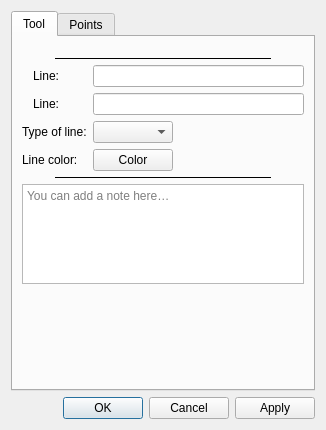
<?xml version="1.0" encoding="UTF-8"?>
<ui version="4.0">
 <class>ODialogRectangle</class>
 <widget class="QDialog" name="ODialogRectangle">
  <property name="geometry">
   <rect>
    <x>0</x>
    <y>0</y>
    <width>326</width>
    <height>430</height>
   </rect>
  </property>
  <property name="sizePolicy">
   <sizepolicy hsizetype="Preferred" vsizetype="Preferred">
    <horstretch>0</horstretch>
    <verstretch>0</verstretch>
   </sizepolicy>
  </property>
  <property name="windowTitle">
   <string>Rectangle</string>
  </property>
  <property name="windowIcon">
   <iconset resource="../../../vmisc/share/resources/icon.qrc">
    <normaloff>:/icon/64x64/icon64x64.png</normaloff>:/icon/64x64/icon64x64.png</iconset>
  </property>
  <property name="locale">
   <locale language="English" country="UnitedStates"/>
  </property>
  <layout class="QVBoxLayout" name="verticalLayoutMain">
   <item>
    <widget class="QTabWidget" name="tabWidget">
     <property name="currentIndex">
      <number>0</number>
     </property>
     <widget class="QWidget" name="tabTool">
      <attribute name="title">
       <string>Tool</string>
      </attribute>
      <layout class="QVBoxLayout" name="verticalLayoutTool">
       <item>
        <widget class="QWidget" name="formulaWidthPlaceholder" native="true"/>
       </item>
       <item>
        <widget class="QWidget" name="formulaHeightPlaceholder" native="true"/>
       </item>
       <item>
        <layout class="QHBoxLayout" name="formulaSeparatorLayout">
         <property name="leftMargin">
          <number>33</number>
         </property>
         <property name="rightMargin">
          <number>33</number>
         </property>
         <item>
          <widget class="QFrame" name="formulaSeparator">
           <property name="minimumSize">
            <size>
             <width>0</width>
             <height>1</height>
            </size>
           </property>
           <property name="maximumSize">
            <size>
             <width>16777215</width>
             <height>1</height>
            </size>
           </property>
           <property name="frameShape">
            <enum>QFrame::Shape::HLine</enum>
           </property>
           <property name="frameShadow">
            <enum>QFrame::Shadow::Plain</enum>
           </property>
          </widget>
         </item>
        </layout>
       </item>
       <item>
        <layout class="QFormLayout" name="formLayoutLines">
         <property name="fieldGrowthPolicy">
          <enum>QFormLayout::FieldGrowthPolicy::ExpandingFieldsGrow</enum>
         </property>
         <item row="0" column="0">
          <widget class="QWidget" name="widgetWidthLineLabel" native="true">
           <layout class="QHBoxLayout" name="horizontalLayoutWidthLine">
            <property name="spacing">
             <number>4</number>
            </property>
            <property name="leftMargin">
             <number>0</number>
            </property>
            <property name="topMargin">
             <number>0</number>
            </property>
            <property name="rightMargin">
             <number>0</number>
            </property>
            <property name="bottomMargin">
             <number>0</number>
            </property>
            <item>
             <widget class="QLabel" name="labelWidthDot">
              <property name="text">
               <string notr="true"/>
              </property>
             </widget>
            </item>
            <item>
             <widget class="QLabel" name="labelWidthLine">
              <property name="text">
               <string>Line:</string>
              </property>
             </widget>
            </item>
           </layout>
          </widget>
         </item>
         <item row="0" column="1">
          <widget class="QLineEdit" name="lineEditWidthName"/>
         </item>
         <item row="1" column="0">
          <widget class="QWidget" name="widgetHeightLineLabel" native="true">
           <layout class="QHBoxLayout" name="horizontalLayoutHeightLine">
            <property name="spacing">
             <number>4</number>
            </property>
            <property name="leftMargin">
             <number>0</number>
            </property>
            <property name="topMargin">
             <number>0</number>
            </property>
            <property name="rightMargin">
             <number>0</number>
            </property>
            <property name="bottomMargin">
             <number>0</number>
            </property>
            <item>
             <widget class="QLabel" name="labelHeightDot">
              <property name="text">
               <string notr="true"/>
              </property>
             </widget>
            </item>
            <item>
             <widget class="QLabel" name="labelHeightLine">
              <property name="text">
               <string>Line:</string>
              </property>
             </widget>
            </item>
           </layout>
          </widget>
         </item>
         <item row="1" column="1">
          <widget class="QLineEdit" name="lineEditHeightName"/>
         </item>
         <item row="2" column="0">
          <widget class="QLabel" name="labelLineType">
           <property name="text">
            <string>Type of line:</string>
           </property>
          </widget>
         </item>
         <item row="2" column="1">
          <widget class="QComboBox" name="comboBoxLineType">
           <property name="minimumSize">
            <size>
             <width>80</width>
             <height>0</height>
            </size>
           </property>
           <property name="maximumSize">
            <size>
             <width>110</width>
             <height>16777215</height>
            </size>
           </property>
           <property name="iconSize">
            <size>
             <width>80</width>
             <height>14</height>
            </size>
           </property>
          </widget>
         </item>
         <item row="3" column="0">
          <widget class="QLabel" name="labelLineColor">
           <property name="text">
            <string>Line color:</string>
           </property>
          </widget>
         </item>
         <item row="3" column="1">
          <widget class="VPE::QtColorPicker" name="pushButtonLineColor">
           <property name="text">
            <string notr="true">Color</string>
           </property>
          </widget>
         </item>
        </layout>
       </item>
       <item>
        <layout class="QHBoxLayout" name="notesSeparatorLayout">
         <property name="leftMargin">
          <number>33</number>
         </property>
         <property name="rightMargin">
          <number>33</number>
         </property>
         <item>
          <widget class="QFrame" name="notesSeparator">
           <property name="minimumSize">
            <size>
             <width>0</width>
             <height>1</height>
            </size>
           </property>
           <property name="maximumSize">
            <size>
             <width>16777215</width>
             <height>1</height>
            </size>
           </property>
           <property name="frameShape">
            <enum>QFrame::Shape::HLine</enum>
           </property>
           <property name="frameShadow">
            <enum>QFrame::Shadow::Plain</enum>
           </property>
          </widget>
         </item>
        </layout>
       </item>
       <item>
        <widget class="QPlainTextEdit" name="plainTextEditToolNotes">
         <property name="placeholderText">
          <string>You can add a note here…</string>
         </property>
         <property name="maximumSize">
          <size>
           <width>16777215</width>
           <height>100</height>
          </size>
         </property>
        </widget>
       </item>
       <item>
        <spacer name="verticalSpacerTool">
         <property name="orientation">
          <enum>Qt::Orientation::Vertical</enum>
         </property>
         <property name="sizeHint" stdset="0">
          <size>
           <width>20</width>
           <height>10</height>
          </size>
         </property>
        </spacer>
       </item>
      </layout>
     </widget>
     <widget class="QWidget" name="tabPoints">
      <attribute name="title">
       <string>Points</string>
      </attribute>
      <layout class="QVBoxLayout" name="verticalLayoutPoints">
       <item>
        <layout class="QFormLayout" name="formLayoutPoints">
         <property name="fieldGrowthPolicy">
          <enum>QFormLayout::FieldGrowthPolicy::ExpandingFieldsGrow</enum>
         </property>
         <item row="0" column="0">
          <widget class="QLabel" name="labelPointB">
           <property name="text">
            <string>Point B:</string>
           </property>
          </widget>
         </item>
         <item row="0" column="1">
          <widget class="QLineEdit" name="lineEditNameB"/>
         </item>
         <item row="1" column="0">
          <widget class="QLabel" name="labelPointC">
           <property name="text">
            <string>Point C:</string>
           </property>
          </widget>
         </item>
         <item row="1" column="1">
          <widget class="QLineEdit" name="lineEditNameC"/>
         </item>
         <item row="2" column="0">
          <widget class="QLabel" name="labelPointD">
           <property name="text">
            <string>Point D:</string>
           </property>
          </widget>
         </item>
         <item row="2" column="1">
          <widget class="QLineEdit" name="lineEditNameD"/>
         </item>
        </layout>
       </item>
       <item>
        <widget class="QCheckBox" name="checkBoxShowB">
         <property name="text">
          <string>Show Point name</string>
         </property>
        </widget>
       </item>
       <item>
        <widget class="QCheckBox" name="checkBoxShowC">
         <property name="text">
          <string>Show Point name</string>
         </property>
        </widget>
       </item>
       <item>
        <widget class="QCheckBox" name="checkBoxShowD">
         <property name="text">
          <string>Show Point name</string>
         </property>
        </widget>
       </item>
       <item>
        <spacer name="verticalSpacerPoints">
         <property name="orientation">
          <enum>Qt::Orientation::Vertical</enum>
         </property>
         <property name="sizeHint" stdset="0">
          <size>
           <width>20</width>
           <height>40</height>
          </size>
         </property>
        </spacer>
       </item>
      </layout>
     </widget>
    </widget>
   </item>
   <item>
    <widget class="QDialogButtonBox" name="buttonBox">
     <property name="orientation">
      <enum>Qt::Orientation::Horizontal</enum>
     </property>
     <property name="standardButtons">
      <set>QDialogButtonBox::StandardButton::Apply|QDialogButtonBox::StandardButton::Cancel|QDialogButtonBox::StandardButton::Ok</set>
     </property>
    </widget>
   </item>
  </layout>
 </widget>
 <customwidgets>
  <customwidget>
   <class>VPE::QtColorPicker</class>
   <extends>QPushButton</extends>
   <header>../vpropertyexplorer/qtcolorpicker.h</header>
  </customwidget>
 </customwidgets>
 <tabstops>
  <tabstop>lineEditWidthName</tabstop>
  <tabstop>lineEditHeightName</tabstop>
  <tabstop>comboBoxLineType</tabstop>
  <tabstop>pushButtonLineColor</tabstop>
  <tabstop>plainTextEditToolNotes</tabstop>
  <tabstop>lineEditNameB</tabstop>
  <tabstop>checkBoxShowB</tabstop>
  <tabstop>lineEditNameC</tabstop>
  <tabstop>checkBoxShowC</tabstop>
  <tabstop>lineEditNameD</tabstop>
  <tabstop>checkBoxShowD</tabstop>
 </tabstops>
 <resources>
  <include location="../../../vmisc/share/resources/icon.qrc"/>
 </resources>
 <connections>
  <connection>
   <sender>buttonBox</sender>
   <signal>accepted()</signal>
   <receiver>ODialogRectangle</receiver>
   <slot>accept()</slot>
  </connection>
  <connection>
   <sender>buttonBox</sender>
   <signal>rejected()</signal>
   <receiver>ODialogRectangle</receiver>
   <slot>reject()</slot>
  </connection>
 </connections>
</ui>
